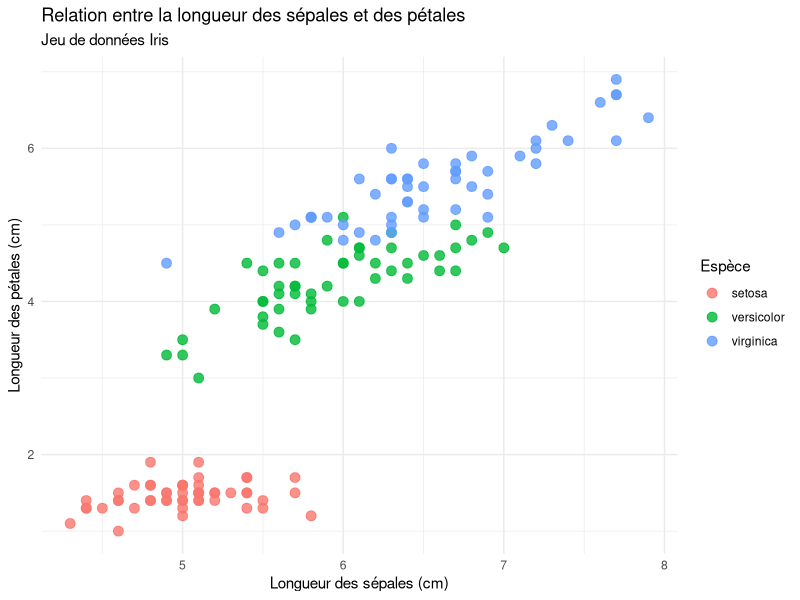

Write the R code that produced this figure.
# ==============================================================================
# SÉANCE 1 : PREMIERS PAS AVEC R ET RSTUDIO
# ==============================================================================
# Astuce : Pour exécuter une ligne de code, placez le curseur dessus 
# et appuyez sur Ctrl + Entrée (Windows/Linux) ou Cmd + Entrée (Mac).
# ==============================================================================

# ------------------------------------------------------------------------------
# 1. R COMME CALCULATRICE
# ------------------------------------------------------------------------------

# Des calculs simples
2 + 2
10 / 2
3 ^ 2

# ------------------------------------------------------------------------------
# 2. LES OBJETS ET L'AFFECTATION
# ------------------------------------------------------------------------------
# En R, on stocke de l'information dans des objets grâce à la flèche `<-`

age <- 20
age

# On peut faire des opérations sur les objets
age_dans_10_ans <- age + 10
age_dans_10_ans

# ------------------------------------------------------------------------------
# 3. LES VECTEURS (Combinaisons de données)
# ------------------------------------------------------------------------------
# La fonction c() permet de combiner des éléments

prenoms <- c("Alice", "Bob", "Charlie", "Diana")
notes <- c(15.5, 12.0, 18.0, 14.5)

# Calculer des statistiques simples
mean(notes) # Moyenne de la classe
max(notes)  # Note maximale

# ------------------------------------------------------------------------------
# 4. LES TABLEAUX DE DONNÉES (Data Frames)
# ------------------------------------------------------------------------------
# Un data.frame regroupe des variables sous forme de colonnes

etudiants <- data.frame(
  nom = prenoms,
  note = notes,
  reussite = notes >= 10
)

# Afficher le tableau complet dans la console
etudiants

# Consulter une variable spécifique avec le symbole `$`
etudiants$note

# ------------------------------------------------------------------------------
# 5. CHARGEMENT D'UN PACKAGE ET VISUALISATION
# ------------------------------------------------------------------------------
# Chargement du package de visualisation ggplot2
library(ggplot2)

# Utilisation d'un jeu de données inclus dans R : `penguins` ou `iris`
# Ici, nous utilisons `iris` (mesures de fleurs)
head(iris)

# Création d'un premier graphique avec ggplot2
ggplot(data = iris, aes(x = Sepal.Length, y = Petal.Length, color = Species)) +
  geom_point(size = 3, alpha = 0.8) +
  labs(
    title = "Relation entre la longueur des sépales et des pétales",
    subtitle = "Jeu de données Iris",
    x = "Longueur des sépales (cm)",
    y = "Longueur des pétales (cm)",
    color = "Espèce"
  ) +
  theme_minimal()

# ==============================================================================
# BRAVO ! Vous venez d'exécuter votre premier script R.
# ==============================================================================
